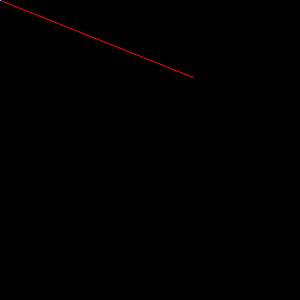
Frame 1 (no input)
Frame 60 (the mouse pressed at the canvas centre just before this capture): identical to frame 1, image omitted
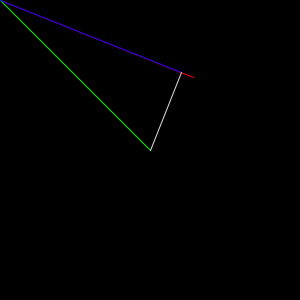
Frame 120 (the mouse held since frame 60 and released just before this capture)

The Processing sketch that drew these frames (run headless with seeded random() and noise(); from frame 60 on, the mouse is pressed at the canvas centre):

// Processing sketch: ScaleCheck
// ── ScaleCheck.pde
PVector first;
PVector second;
float mulFactor = 10;

Boolean randomize = true;

void setup(){
  size(300,300);
  background(0);
  
  
  first = randomize?new PVector(random(0,width),random(0,height)):new PVector(width,height);
}

void draw(){
  background(0);
  
  // Refresh Mouse Pos
  second = new PVector(mouseX,mouseY);
  
  // First Line is red
  stroke(#FF0000);
  line(0,0,first.x,first.y);
  
  // Second Line is Green
  stroke(#00FF00);
  line(0,0,second.x,second.y);
  
  float similarity = vectorSimilarity(first,second); 
  println("Similarity is: "+similarity);
  
  PVector index = PVector.mult(first,similarity);
  
  // Indexing Line is Blue (length of second along first)
  stroke(#0000FF);
  line(0,0,index.x,index.y);
  
  // points from second to Index
  stroke(#DDDDDD);
  line(second.x,second.y,index.x,index.y);
}

float vectorSimilarity(PVector Reference, PVector Target){
  return (PVector.dot(Reference,Target)/Reference.mag())/Reference.mag();
}
